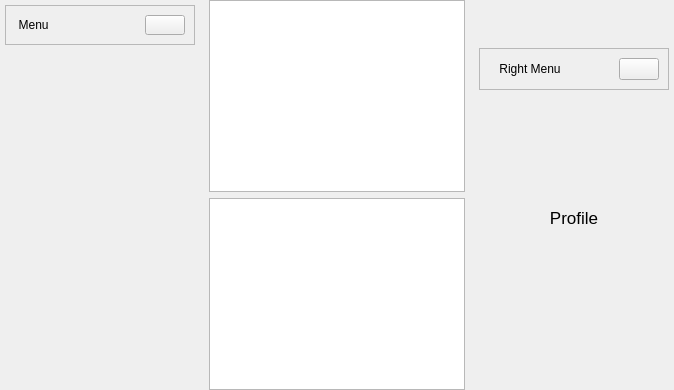
        <widget class="QWidget" name="mainBodyContent" native="true">
         <property name="sizePolicy">
          <sizepolicy hsizetype="Preferred" vsizetype="Minimum">
           <horstretch>0</horstretch>
           <verstretch>0</verstretch>
          </sizepolicy>
         </property>
         <property name="minimumSize">
          <size>
           <width>555</width>
           <height>315</height>
          </size>
         </property>
         <layout class="QHBoxLayout" name="horizontalLayout_8">
          <property name="spacing">
           <number>0</number>
          </property>
          <property name="leftMargin">
           <number>0</number>
          </property>
          <property name="topMargin">
           <number>0</number>
          </property>
          <property name="rightMargin">
           <number>0</number>
          </property>
          <property name="bottomMargin">
           <number>0</number>
          </property>
          <item>
           <widget class="QCustomSlideMenu" name="centerMenuContainer" native="true">
            <property name="sizePolicy">
             <sizepolicy hsizetype="Preferred" vsizetype="Minimum">
              <horstretch>0</horstretch>
              <verstretch>0</verstretch>
             </sizepolicy>
            </property>
            <property name="minimumSize">
             <size>
              <width>200</width>
              <height>0</height>
             </size>
            </property>
            <layout class="QVBoxLayout" name="verticalLayout_5">
             <property name="spacing">
              <number>0</number>
             </property>
             <property name="leftMargin">
              <number>0</number>
             </property>
             <property name="topMargin">
              <number>0</number>
             </property>
             <property name="rightMargin">
              <number>0</number>
             </property>
             <property name="bottomMargin">
              <number>0</number>
             </property>
             <item alignment="Qt::AlignLeft">
              <widget class="QWidget" name="centerMenuSubContainer" native="true">
               <property name="sizePolicy">
                <sizepolicy hsizetype="Preferred" vsizetype="Minimum">
                 <horstretch>0</horstretch>
                 <verstretch>0</verstretch>
                </sizepolicy>
               </property>
               <property name="minimumSize">
                <size>
                 <width>200</width>
                 <height>0</height>
                </size>
               </property>
               <layout class="QVBoxLayout" name="verticalLayout_6">
                <property name="spacing">
                 <number>5</number>
                </property>
                <property name="leftMargin">
                 <number>5</number>
                </property>
                <property name="topMargin">
                 <number>5</number>
                </property>
                <property name="rightMargin">
                 <number>5</number>
                </property>
                <property name="bottomMargin">
                 <number>5</number>
                </property>
                <item alignment="Qt::AlignTop">
                 <widget class="QFrame" name="frame_4">
                  <property name="sizePolicy">
                   <sizepolicy hsizetype="Minimum" vsizetype="Minimum">
                    <horstretch>0</horstretch>
                    <verstretch>0</verstretch>
                   </sizepolicy>
                  </property>
                  <property name="maximumSize">
                   <size>
                    <width>16777215</width>
                    <height>40</height>
                   </size>
                  </property>
                  <property name="frameShape">
                   <enum>QFrame::StyledPanel</enum>
                  </property>
                  <property name="frameShadow">
                   <enum>QFrame::Raised</enum>
                  </property>
                  <layout class="QHBoxLayout" name="horizontalLayout_3">
                   <item alignment="Qt::AlignLeft">
                    <widget class="QLabel" name="label">
                     <property name="text">
                      <string> Menu</string>
                     </property>
                     <property name="alignment">
                      <set>Qt::AlignCenter</set>
                     </property>
                    </widget>
                   </item>
                   <item alignment="Qt::AlignRight">
                    <widget class="QPushButton" name="closeCenterMenuBtn">
                     <property name="toolTip">
                      <string>Close Menu</string>
                     </property>
                     <property name="text">
                      <string/>
                     </property>
                     <property name="icon">
                      <iconset resource="resources.qrc">
                       <normaloff>:/icons/icons/x-circle.svg</normaloff>:/icons/icons/x-circle.svg</iconset>
                     </property>
                     <property name="iconSize">
                      <size>
                       <width>24</width>
                       <height>24</height>
                      </size>
                     </property>
                    </widget>
                   </item>
                  </layout>
                 </widget>
                </item>
               </layout>
              </widget>
             </item>
            </layout>
           </widget>
          </item>
          <item>
           <widget class="QWidget" name="mainContentsContainer" native="true">
            <property name="sizePolicy">
             <sizepolicy hsizetype="Expanding" vsizetype="Preferred">
              <horstretch>0</horstretch>
              <verstretch>0</verstretch>
             </sizepolicy>
            </property>
            <property name="styleSheet">
             <string notr="true">mainContentsContainer QTableWidget::horizontalHeader::section {
	background-color: blue; /* replace with your desired color */
}</string>
            </property>
            <layout class="QVBoxLayout" name="verticalLayout_8">
             <property name="topMargin">
              <number>0</number>
             </property>
             <property name="bottomMargin">
              <number>0</number>
             </property>
             <item>
              <widget class="QTableWidget" name="traceTable">
               <attribute name="horizontalHeaderStretchLastSection">
                <bool>true</bool>
               </attribute>
               <attribute name="verticalHeaderVisible">
                <bool>false</bool>
               </attribute>
              </widget>
             </item>
             <item>
              <widget class="QTableWidget" name="matchTable">
               <attribute name="horizontalHeaderStretchLastSection">
                <bool>true</bool>
               </attribute>
               <attribute name="verticalHeaderVisible">
                <bool>false</bool>
               </attribute>
              </widget>
             </item>
            </layout>
           </widget>
          </item>
          <item alignment="Qt::AlignRight">
           <widget class="QCustomSlideMenu" name="rightMenuContainer" native="true">
            <property name="minimumSize">
             <size>
              <width>200</width>
              <height>0</height>
             </size>
            </property>
            <property name="maximumSize">
             <size>
              <width>200</width>
              <height>303</height>
             </size>
            </property>
            <layout class="QVBoxLayout" name="verticalLayout_11">
             <property name="spacing">
              <number>0</number>
             </property>
             <property name="leftMargin">
              <number>0</number>
             </property>
             <property name="topMargin">
              <number>0</number>
             </property>
             <property name="rightMargin">
              <number>0</number>
             </property>
             <property name="bottomMargin">
              <number>0</number>
             </property>
             <item>
              <widget class="QWidget" name="rightMenuSubContainer" native="true">
               <property name="minimumSize">
                <size>
                 <width>200</width>
                 <height>0</height>
                </size>
               </property>
               <layout class="QVBoxLayout" name="verticalLayout_12">
                <property name="spacing">
                 <number>5</number>
                </property>
                <property name="leftMargin">
                 <number>5</number>
                </property>
                <property name="topMargin">
                 <number>5</number>
                </property>
                <property name="rightMargin">
                 <number>5</number>
                </property>
                <property name="bottomMargin">
                 <number>5</number>
                </property>
                <item>
                 <widget class="QFrame" name="frame_8">
                  <property name="frameShape">
                   <enum>QFrame::StyledPanel</enum>
                  </property>
                  <property name="frameShadow">
                   <enum>QFrame::Raised</enum>
                  </property>
                  <layout class="QHBoxLayout" name="horizontalLayout_9">
                   <item>
                    <widget class="QLabel" name="label_7">
                     <property name="text">
                      <string>Right Menu</string>
                     </property>
                     <property name="alignment">
                      <set>Qt::AlignCenter</set>
                     </property>
                    </widget>
                   </item>
                   <item alignment="Qt::AlignRight">
                    <widget class="QPushButton" name="closeRightMenuBtn">
                     <property name="toolTip">
                      <string>Close Menu</string>
                     </property>
                     <property name="text">
                      <string/>
                     </property>
                     <property name="icon">
                      <iconset resource="resources.qrc">
                       <normaloff>:/icons/icons/x-circle.svg</normaloff>:/icons/icons/x-circle.svg</iconset>
                     </property>
                     <property name="iconSize">
                      <size>
                       <width>24</width>
                       <height>24</height>
                      </size>
                     </property>
                    </widget>
                   </item>
                  </layout>
                 </widget>
                </item>
                <item>
                 <widget class="QCustomStackedWidget" name="rightMenuPages">
                  <widget class="QWidget" name="page">
                   <layout class="QVBoxLayout" name="verticalLayout_13">
                    <item>
                     <widget class="QLabel" name="label_8">
                      <property name="font">
                       <font>
                        <pointsize>13</pointsize>
                       </font>
                      </property>
                      <property name="text">
                       <string>Profile</string>
                      </property>
                      <property name="alignment">
                       <set>Qt::AlignCenter</set>
                      </property>
                     </widget>
                    </item>
                   </layout>
                  </widget>
                  <widget class="QWidget" name="page_2">
                   <layout class="QVBoxLayout" name="verticalLayout_14">
                    <item>
                     <widget class="QLabel" name="label_9">
                      <property name="font">
                       <font>
                        <pointsize>13</pointsize>
                       </font>
                      </property>
                      <property name="text">
                       <string>More...</string>
                      </property>
                      <property name="alignment">
                       <set>Qt::AlignCenter</set>
                      </property>
                     </widget>
                    </item>
                   </layout>
                  </widget>
                 </widget>
                </item>
               </layout>
              </widget>
             </item>
            </layout>
           </widget>
          </item>
         </layout>
        </widget>
